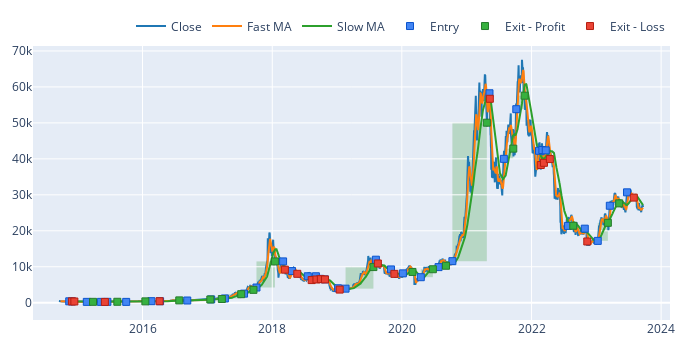

Notebook cell for this chart:
### Code cell
fig = price.vbt.plot(trace_kwargs=dict(name='Close'))
fast_ma.ma.vbt.plot(trace_kwargs=dict(name='Fast MA'), fig=fig)
slow_ma.ma.vbt.plot(trace_kwargs=dict(name='Slow MA'), fig=fig)
pf.positions.plot(close_trace_kwargs=dict(visible=False), fig=fig)

### Figure 1 — Plotly figure (JSON) as saved in the notebook; plotly's stock layout.template omitted (floating-point values rounded to 4 significant figures; data arrays with more than 128 entries replaced by an {"elided": "..."} marker saying what was removed)
{"data": [{"name": "Close", "showlegend": true, "type": "scatter", "uid": "091154b2-8911-4540-9f94-1b7cefd8ddf3", "x": {"elided": "3291 str values"}, "y": {"elided": "3291 float values"}}, {"name": "Fast MA", "showlegend": true, "type": "scatter", "uid": "9e6fdaa0-9fa8-440d-bd94-bdba6e58db79", "x": {"elided": "3291 str values"}, "y": {"elided": "3291 float values"}}, {"name": "Slow MA", "showlegend": true, "type": "scatter", "uid": "3a840fac-e3cc-43c0-89f0-63badf616bcc", "x": {"elided": "3291 str values"}, "y": {"elided": "3291 float values"}}, {"line": {"color": "#1f77b4"}, "name": "Close", "showlegend": true, "type": "scatter", "uid": "9ada6060-fb0d-472f-9662-40a85028e415", "visible": false, "x": {"elided": "3291 str values"}, "y": {"elided": "3291 float values"}}, {"customdata": {"elided": "38x4 mixed values"}, "hovertemplate": "Position Id: %{customdata[0]}<br>Size: %{customdata[1]:.6f}<br>Entry Timestamp: %{x}<br>Avg Entry Price: %{y}<br>Entry Fees: %{customdata[2]:.6f}<br>Direction: %{customdata[3]}", "marker": {"color": "#4285F4", "line": {"color": "rgb(11,84,205)", "width": 1}, "size": 7, "symbol": "square"}, "mode": "markers", "name": "Entry", "type": "scatter", "uid": "e0fa521e-9247-4079-95b1-101a897644e2", "x": ["2014-11-14T00:00:00+00:00", "2014-11-30T00:00:00+00:00", "2015-02-21T00:00:00+00:00", "2015-05-11T00:00:00+00:00", "2015-06-17T00:00:00+00:00", "2015-10-01T00:00:00+00:00", "2016-02-20T00:00:00+00:00", "2016-04-09T00:00:00+00:00", "2016-09-09T00:00:00+00:00", "2017-01-22T00:00:00+00:00", "2017-04-09T00:00:00+00:00", "2017-07-26T00:00:00+00:00", "2017-10-04T00:00:00+00:00", "2018-03-03T00:00:00+00:00", "2018-04-22T00:00:00+00:00", "2018-07-20T00:00:00+00:00", "2018-09-04T00:00:00+00:00", "2018-09-28T00:00:00+00:00", "2018-10-24T00:00:00+00:00", "2019-01-07T00:00:00+00:00", "2019-02-18T00:00:00+00:00", "2019-08-08T00:00:00+00:00", "2019-11-01T00:00:00+00:00", "2020-01-07T00:00:00+00:00", "2020-04-17T00:00:00+00:00", "2020-07-26T00:00:00+00:00", "2020-10-12T00:00:00+00:00", "2021-05-09T00:00:00+00:00", "2021-07-29T00:00:00+00:00", "2021-10-07T00:00:00+00:00", "2022-02-12T00:00:00+00:00", "2022-03-03T00:00:00+00:00", "2022-03-22T00:00:00+00:00", "2022-07-25T00:00:00+00:00", "2022-10-28T00:00:00+00:00", "2023-01-09T00:00:00+00:00", "2023-03-18T00:00:00+00:00", "2023-06-23T00:00:00+00:00"], "y": [397.8, 378.0, 244.5, 242.2, 249.3, 237.5, 437.2, 419.4, 622.9, 924.7, 1188.0, 2529.0, 4229.0, 11490.0, 8802.0, 7354.0, 7362.0, 6644.0, 6496.0, 4025.0, 3916.0, 11970.0, 9261.0, 8164.0, 7096.0, 9905.0, 11560.0, 58230.0, 40010.0, 53810.0, 42240.0, 42450.0, 42360.0, 21360.0, 20600.0, 17200.0, 26970.0, 30700.0]}, {"customdata": {"elided": "19x7 mixed values"}, "hovertemplate": "Position Id: %{customdata[0]}<br>Size: %{customdata[1]:.6f}<br>Exit Timestamp: %{x}<br>Avg Exit Price: %{y}<br>Exit Fees: %{customdata[2]:.6f}<br>PnL: %{customdata[3]:.6f}<br>Return: %{customdata[4]:.2%}<br>Direction: %{customdata[5]}<br>Duration: %{customdata[6]}", "marker": {"color": "#37B13F", "line": {"color": "rgb(38,123,44)", "width": 1}, "size": 7, "symbol": "square"}, "mode": "markers", "name": "Exit - Profit", "type": "scatter", "uid": "5ba8d3cb-937d-482c-9ee3-3f98d66197e3", "x": ["2015-03-28T00:00:00+00:00", "2015-08-12T00:00:00+00:00", "2016-01-17T00:00:00+00:00", "2016-07-26T00:00:00+00:00", "2017-01-17T00:00:00+00:00", "2017-03-23T00:00:00+00:00", "2017-07-10T00:00:00+00:00", "2017-09-17T00:00:00+00:00", "2018-01-16T00:00:00+00:00", "2019-07-25T00:00:00+00:00", "2020-03-01T00:00:00+00:00", "2020-06-24T00:00:00+00:00", "2020-09-06T00:00:00+00:00", "2021-04-24T00:00:00+00:00", "2021-09-20T00:00:00+00:00", "2021-11-23T00:00:00+00:00", "2022-08-24T00:00:00+00:00", "2023-03-07T00:00:00+00:00", "2023-05-10T00:00:00+00:00"], "y": [252.8, 266.4, 382.3, 651.8, 907.9, 1039.0, 2373.0, 3583.0, 11490.0, 9912.0, 8562.0, 9314.0, 10280.0, 50050.0, 42840.0, 57570.0, 21400.0, 22220.0, 27620.0]}, {"customdata": {"elided": "19x7 mixed values"}, "hovertemplate": "Position Id: %{customdata[0]}<br>Size: %{customdata[1]:.6f}<br>Exit Timestamp: %{x}<br>Avg Exit Price: %{y}<br>Exit Fees: %{customdata[2]:.6f}<br>PnL: %{customdata[3]:.6f}<br>Return: %{customdata[4]:.2%}<br>Direction: %{customdata[5]}<br>Duration: %{customdata[6]}", "marker": {"color": "#EA4335", "line": {"color": "rgb(181,31,18)", "width": 1}, "size": 7, "symbol": "square"}, "mode": "markers", "name": "Exit - Loss", "type": "scatter", "uid": "530cd79e-47b5-4b9d-abeb-4859ab61eb39", "x": ["2014-11-29T00:00:00+00:00", "2014-12-13T00:00:00+00:00", "2015-06-03T00:00:00+00:00", "2016-04-06T00:00:00+00:00", "2018-03-13T00:00:00+00:00", "2018-05-22T00:00:00+00:00", "2018-08-11T00:00:00+00:00", "2018-09-07T00:00:00+00:00", "2018-10-02T00:00:00+00:00", "2018-10-25T00:00:00+00:00", "2019-01-16T00:00:00+00:00", "2019-08-19T00:00:00+00:00", "2019-11-20T00:00:00+00:00", "2021-05-11T00:00:00+00:00", "2022-02-22T00:00:00+00:00", "2022-03-12T00:00:00+00:00", "2022-04-14T00:00:00+00:00", "2022-11-11T00:00:00+00:00", "2023-07-31T00:00:00+00:00"], "y": [375.5, 347.4, 225.9, 423.4, 9195.0, 8042.0, 6296.0, 6467.0, 6556.0, 6476.0, 3655.0, 10920.0, 8027.0, 56700.0, 38290.0, 38900.0, 39940.0, 17030.0, 29230.0]}], "layout": {"height": 350, "legend": {"orientation": "h", "traceorder": "normal", "x": 1, "xanchor": "right", "y": 1.02, "yanchor": "bottom"}, "margin": {"b": 30, "l": 30, "r": 30, "t": 30}, "shapes": [{"fillcolor": "green", "layer": "below", "line": {"width": 0}, "opacity": 0.2, "type": "rect", "x0": "2015-02-21T00:00:00+00:00", "x1": "2015-03-28T00:00:00+00:00", "xref": "x", "y0": 244.5, "y1": 252.8, "yref": "y"}, {"fillcolor": "green", "layer": "below", "line": {"width": 0}, "opacity": 0.2, "type": "rect", "x0": "2015-06-17T00:00:00+00:00", "x1": "2015-08-12T00:00:00+00:00", "xref": "x", "y0": 249.3, "y1": 266.4, "yref": "y"}, {"fillcolor": "green", "layer": "below", "line": {"width": 0}, "opacity": 0.2, "type": "rect", "x0": "2015-10-01T00:00:00+00:00", "x1": "2016-01-17T00:00:00+00:00", "xref": "x", "y0": 237.5, "y1": 382.3, "yref": "y"}, {"fillcolor": "green", "layer": "below", "line": {"width": 0}, "opacity": 0.2, "type": "rect", "x0": "2016-04-09T00:00:00+00:00", "x1": "2016-07-26T00:00:00+00:00", "xref": "x", "y0": 419.4, "y1": 651.8, "yref": "y"}, {"fillcolor": "green", "layer": "below", "line": {"width": 0}, "opacity": 0.2, "type": "rect", "x0": "2016-09-09T00:00:00+00:00", "x1": "2017-01-17T00:00:00+00:00", "xref": "x", "y0": 622.9, "y1": 907.9, "yref": "y"}, {"fillcolor": "green", "layer": "below", "line": {"width": 0}, "opacity": 0.2, "type": "rect", "x0": "2017-01-22T00:00:00+00:00", "x1": "2017-03-23T00:00:00+00:00", "xref": "x", "y0": 924.7, "y1": 1039.0, "yref": "y"}, {"fillcolor": "green", "layer": "below", "line": {"width": 0}, "opacity": 0.2, "type": "rect", "x0": "2017-04-09T00:00:00+00:00", "x1": "2017-07-10T00:00:00+00:00", "xref": "x", "y0": 1188.0, "y1": 2373.0, "yref": "y"}, {"fillcolor": "green", "layer": "below", "line": {"width": 0}, "opacity": 0.2, "type": "rect", "x0": "2017-07-26T00:00:00+00:00", "x1": "2017-09-17T00:00:00+00:00", "xref": "x", "y0": 2529.0, "y1": 3583.0, "yref": "y"}, {"fillcolor": "green", "layer": "below", "line": {"width": 0}, "opacity": 0.2, "type": "rect", "x0": "2017-10-04T00:00:00+00:00", "x1": "2018-01-16T00:00:00+00:00", "xref": "x", "y0": 4229.0, "y1": 11490.0, "yref": "y"}, {"fillcolor": "green", "layer": "below", "line": {"width": 0}, "opacity": 0.2, "type": "rect", "x0": "2019-02-18T00:00:00+00:00", "x1": "2019-07-25T00:00:00+00:00", "xref": "x", "y0": 3916.0, "y1": 9912.0, "yref": "y"}, {"fillcolor": "green", "layer": "below", "line": {"width": 0}, "opacity": 0.2, "type": "rect", "x0": "2020-01-07T00:00:00+00:00", "x1": "2020-03-01T00:00:00+00:00", "xref": "x", "y0": 8164.0, "y1": 8562.0, "yref": "y"}, {"fillcolor": "green", "layer": "below", "line": {"width": 0}, "opacity": 0.2, "type": "rect", "x0": "2020-04-17T00:00:00+00:00", "x1": "2020-06-24T00:00:00+00:00", "xref": "x", "y0": 7096.0, "y1": 9314.0, "yref": "y"}, {"fillcolor": "green", "layer": "below", "line": {"width": 0}, "opacity": 0.2, "type": "rect", "x0": "2020-07-26T00:00:00+00:00", "x1": "2020-09-06T00:00:00+00:00", "xref": "x", "y0": 9905.0, "y1": 10280.0, "yref": "y"}, {"fillcolor": "green", "layer": "below", "line": {"width": 0}, "opacity": 0.2, "type": "rect", "x0": "2020-10-12T00:00:00+00:00", "x1": "2021-04-24T00:00:00+00:00", "xref": "x", "y0": 11560.0, "y1": 50050.0, "yref": "y"}, {"fillcolor": "green", "layer": "below", "line": {"width": 0}, "opacity": 0.2, "type": "rect", "x0": "2021-07-29T00:00:00+00:00", "x1": "2021-09-20T00:00:00+00:00", "xref": "x", "y0": 40010.0, "y1": 42840.0, "yref": "y"}, {"fillcolor": "green", "layer": "below", "line": {"width": 0}, "opacity": 0.2, "type": "rect", "x0": "2021-10-07T00:00:00+00:00", "x1": "2021-11-23T00:00:00+00:00", "xref": "x", "y0": 53810.0, "y1": 57570.0, "yref": "y"}, {"fillcolor": "green", "layer": "below", "line": {"width": 0}, "opacity": 0.2, "type": "rect", "x0": "2022-07-25T00:00:00+00:00", "x1": "2022-08-24T00:00:00+00:00", "xref": "x", "y0": 21360.0, "y1": 21400.0, "yref": "y"}, {"fillcolor": "green", "layer": "below", "line": {"width": 0}, "opacity": 0.2, "type": "rect", "x0": "2023-01-09T00:00:00+00:00", "x1": "2023-03-07T00:00:00+00:00", "xref": "x", "y0": 17200.0, "y1": 22220.0, "yref": "y"}, {"fillcolor": "green", "layer": "below", "line": {"width": 0}, "opacity": 0.2, "type": "rect", "x0": "2023-03-18T00:00:00+00:00", "x1": "2023-05-10T00:00:00+00:00", "xref": "x", "y0": 26970.0, "y1": 27620.0, "yref": "y"}, {"fillcolor": "red", "layer": "below", "line": {"width": 0}, "opacity": 0.2, "type": "rect", "x0": "2014-11-14T00:00:00+00:00", "x1": "2014-11-29T00:00:00+00:00", "xref": "x", "y0": 397.8, "y1": 375.5, "yref": "y"}, {"fillcolor": "red", "layer": "below", "line": {"width": 0}, "opacity": 0.2, "type": "rect", "x0": "2014-11-30T00:00:00+00:00", "x1": "2014-12-13T00:00:00+00:00", "xref": "x", "y0": 378.0, "y1": 347.4, "yref": "y"}, {"fillcolor": "red", "layer": "below", "line": {"width": 0}, "opacity": 0.2, "type": "rect", "x0": "2015-05-11T00:00:00+00:00", "x1": "2015-06-03T00:00:00+00:00", "xref": "x", "y0": 242.2, "y1": 225.9, "yref": "y"}, {"fillcolor": "red", "layer": "below", "line": {"width": 0}, "opacity": 0.2, "type": "rect", "x0": "2016-02-20T00:00:00+00:00", "x1": "2016-04-06T00:00:00+00:00", "xref": "x", "y0": 437.2, "y1": 423.4, "yref": "y"}, {"fillcolor": "red", "layer": "below", "line": {"width": 0}, "opacity": 0.2, "type": "rect", "x0": "2018-03-03T00:00:00+00:00", "x1": "2018-03-13T00:00:00+00:00", "xref": "x", "y0": 11490.0, "y1": 9195.0, "yref": "y"}, {"fillcolor": "red", "layer": "below", "line": {"width": 0}, "opacity": 0.2, "type": "rect", "x0": "2018-04-22T00:00:00+00:00", "x1": "2018-05-22T00:00:00+00:00", "xref": "x", "y0": 8802.0, "y1": 8042.0, "yref": "y"}, {"fillcolor": "red", "layer": "below", "line": {"width": 0}, "opacity": 0.2, "type": "rect", "x0": "2018-07-20T00:00:00+00:00", "x1": "2018-08-11T00:00:00+00:00", "xref": "x", "y0": 7354.0, "y1": 6296.0, "yref": "y"}, {"fillcolor": "red", "layer": "below", "line": {"width": 0}, "opacity": 0.2, "type": "rect", "x0": "2018-09-04T00:00:00+00:00", "x1": "2018-09-07T00:00:00+00:00", "xref": "x", "y0": 7362.0, "y1": 6467.0, "yref": "y"}, {"fillcolor": "red", "layer": "below", "line": {"width": 0}, "opacity": 0.2, "type": "rect", "x0": "2018-09-28T00:00:00+00:00", "x1": "2018-10-02T00:00:00+00:00", "xref": "x", "y0": 6644.0, "y1": 6556.0, "yref": "y"}, {"fillcolor": "red", "layer": "below", "line": {"width": 0}, "opacity": 0.2, "type": "rect", "x0": "2018-10-24T00:00:00+00:00", "x1": "2018-10-25T00:00:00+00:00", "xref": "x", "y0": 6496.0, "y1": 6476.0, "yref": "y"}, {"fillcolor": "red", "layer": "below", "line": {"width": 0}, "opacity": 0.2, "type": "rect", "x0": "2019-01-07T00:00:00+00:00", "x1": "2019-01-16T00:00:00+00:00", "xref": "x", "y0": 4025.0, "y1": 3655.0, "yref": "y"}, {"fillcolor": "red", "layer": "below", "line": {"width": 0}, "opacity": 0.2, "type": "rect", "x0": "2019-08-08T00:00:00+00:00", "x1": "2019-08-19T00:00:00+00:00", "xref": "x", "y0": 11970.0, "y1": 10920.0, "yref": "y"}, {"fillcolor": "red", "layer": "below", "line": {"width": 0}, "opacity": 0.2, "type": "rect", "x0": "2019-11-01T00:00:00+00:00", "x1": "2019-11-20T00:00:00+00:00", "xref": "x", "y0": 9261.0, "y1": 8027.0, "yref": "y"}, {"fillcolor": "red", "layer": "below", "line": {"width": 0}, "opacity": 0.2, "type": "rect", "x0": "2021-05-09T00:00:00+00:00", "x1": "2021-05-11T00:00:00+00:00", "xref": "x", "y0": 58230.0, "y1": 56700.0, "yref": "y"}, {"fillcolor": "red", "layer": "below", "line": {"width": 0}, "opacity": 0.2, "type": "rect", "x0": "2022-02-12T00:00:00+00:00", "x1": "2022-02-22T00:00:00+00:00", "xref": "x", "y0": 42240.0, "y1": 38290.0, "yref": "y"}, {"fillcolor": "red", "layer": "below", "line": {"width": 0}, "opacity": 0.2, "type": "rect", "x0": "2022-03-03T00:00:00+00:00", "x1": "2022-03-12T00:00:00+00:00", "xref": "x", "y0": 42450.0, "y1": 38900.0, "yref": "y"}, {"fillcolor": "red", "layer": "below", "line": {"width": 0}, "opacity": 0.2, "type": "rect", "x0": "2022-03-22T00:00:00+00:00", "x1": "2022-04-14T00:00:00+00:00", "xref": "x", "y0": 42360.0, "y1": 39940.0, "yref": "y"}, {"fillcolor": "red", "layer": "below", "line": {"width": 0}, "opacity": 0.2, "type": "rect", "x0": "2022-10-28T00:00:00+00:00", "x1": "2022-11-11T00:00:00+00:00", "xref": "x", "y0": 20600.0, "y1": 17030.0, "yref": "y"}, {"fillcolor": "red", "layer": "below", "line": {"width": 0}, "opacity": 0.2, "type": "rect", "x0": "2023-06-23T00:00:00+00:00", "x1": "2023-07-31T00:00:00+00:00", "xref": "x", "y0": 30700.0, "y1": 29230.0, "yref": "y"}], "width": 700}}
